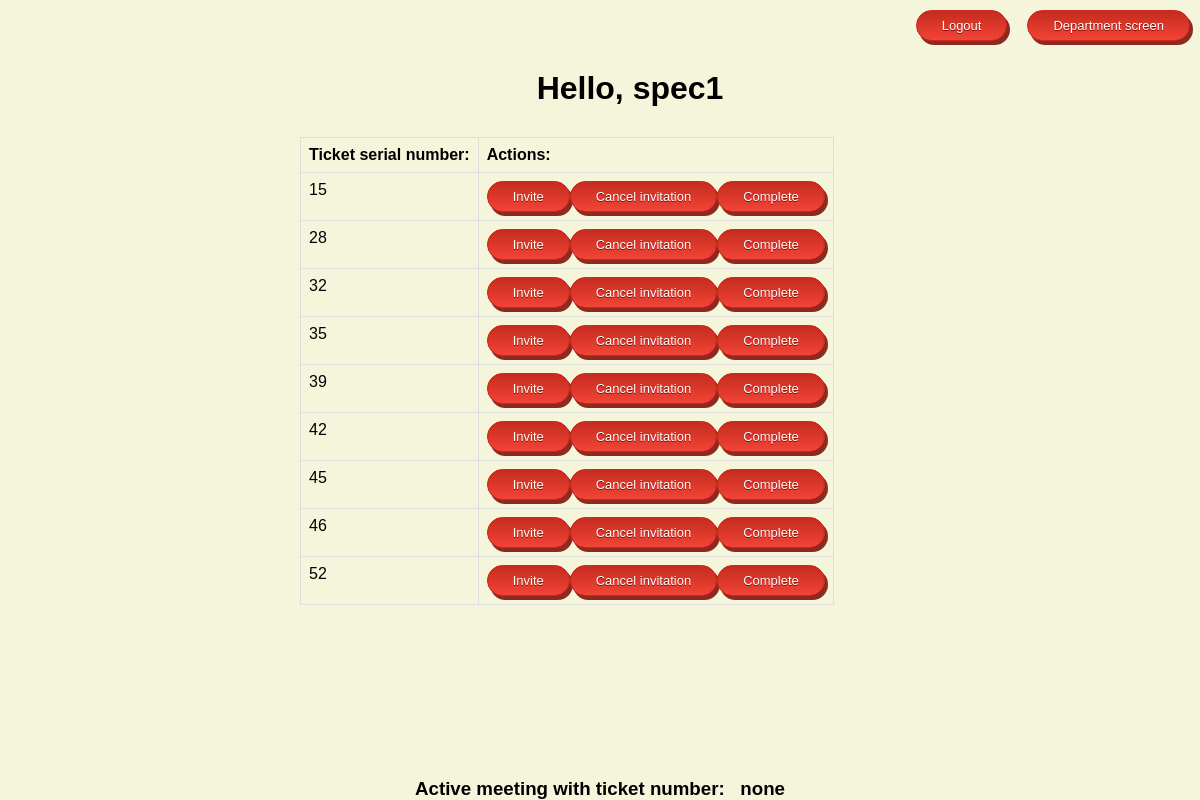
Screenshot of /admin/ (signed in) with the database file from the repository.
### tables this page shows
CREATE TABLE `specialists` (
  `number` int(11) NOT NULL AUTO_INCREMENT,
  `spec_1` int(11) DEFAULT NULL,
  `spec_2` int(11) DEFAULT NULL,
  `spec_3` int(11) DEFAULT NULL,
  `serial_number` int(11) DEFAULT NULL,
  `spec_1_active` int(11) DEFAULT NULL,
  `spec_2_active` int(11) DEFAULT NULL,
  `spec_3_active` int(11) DEFAULT NULL,
  PRIMARY KEY (`number`),
  KEY `serial_number_idx` (`serial_number`),
  CONSTRAINT `serial_number` FOREIGN KEY (`serial_number`) REFERENCES `customers` (`serial_number`) ON DELETE CASCADE
);

### admin/index.php (the view, shortened to what this page needs)
<?php require_once('../includes/config.php') ?>
<!DOCTYPE html>
<html lang="en">
<head>
    <link rel="stylesheet" href="<?php echo DIR ?>css/adminIndex.css">
    <link rel="stylesheet" href="<?php echo DIR ?>css/button.css">
</head>
    <body>
        <nav>
            <a class="button" href="department.php" target="_blank" rel="noopener noreferrer">Department screen</a>
            <a class="button" href="<?php echo ADMIN; ?>?logout">Logout</a>
        </nav>
        <h1>Hello, <?php echo $_SESSION['user'] ?></h1>
        <main>
            <?php
                if($_SESSION['user'] == 'spec1') {
                    $specActive = 'spec_1_active';
                };
                $sql = "SELECT serial_number, $specActive FROM specialists WHERE $specActive IS NOT NULL;";
                $result = mysqli_query($conn, $sql);
                if (mysqli_num_rows($result) > 0) {
                    $displayButtons = 'display: none;';
                    while($row = mysqli_fetch_assoc($result)) {
                        $isActive = $row['serial_number'];
                    }
                } else {
                    $displayButtons = "";
                    $isActive = 'none';
                }
            ?>
            <table>
                <tr>
                    <th>Ticket serial number:</th>
                    <th>Actions:</th>
                </tr>
                <?php
                    if($_SESSION['user'] == 'spec1') {
                        $specialist = 'spec_1';
                        $specActive = 'spec_1_active';
                    };
                    $sql = "SELECT $specialist FROM specialists WHERE $specialist IS NOT NULL;";
                    $result = mysqli_query($conn, $sql);
                    if (mysqli_num_rows($result) > 0) {
                        while($row = mysqli_fetch_assoc($result)) {
                            echo "<tr>
                                    <td>" . $row["$specialist"] ."</td>
                                    <td>
                                        <form action='../includes/functions.php' method='post'><input style='$displayButtons' class='button' type='submit' name='invate' value='Invite'><input class='button' type='submit' name='cancelInvitation' value='Cancel invitation'><input class='button' type='submit' name='deleteTicket' value='Complete'>
                                            <input type='hidden' name='ticketNumber' value='". $row["$specialist"] ."'>
                                            <input type='hidden' name='specActive' value='". $specActive ."'></form>
                                    </td>
                                </tr>";
                        }
                    } else {
                        echo "<tr>
                                <td>there are none customers</td>
                                <td></td>
                            <tr>";
                    }
                ?>
            </table>
            <h3>Active meeting with ticket number: &nbsp; <?php echo $isActive ?></h3>
        </main>
    </body>
</html>

### css/adminIndex.css (style rules this page uses)
body, body * { margin: 0; padding: 0; vertical-align: top; box-sizing: border-box; font-family: 'Gill Sans', 'Gill Sans MT', 'Calibri', 'Trebuchet MS', sans-serif; background-color: beige; }
main { width: 100%; margin-bottom: 50px; }
nav { display: block; width: 100%; height: 40px; }
nav > a { margin: 10px; float: right; }
h1 { display: block; width: 100%; text-align: center; margin: 30px 30px; }
table { display: block; width: 600px; margin-left: calc((100% - 600px)/2); text-align: center; border-collapse: collapse; }
tr, th, td { border: 1px solid #dddddd; text-align: left; padding: 8px; }
tr:nth-child(even) { background-color: #bebdbd; }
h3 { position: fixed; bottom: 0; left: 0; width: 100%; background-color: beige; text-align: center; margin-top: 10px; }

### css/button.css (style rules this page uses)
button, .button { box-shadow: 3px 4px 0px 0px #8a2a21; background:linear-gradient(to bottom, #c62d1f 5%, #f24437 100%); background-color:#c62d1f; border-radius:18px; border:1px solid #d02718; display:inline-block; cursor:pointer; color:#fff; font-family:Arial; font-size:13px; padding:7px 25px; text-decoration:none; text-shadow:0px 1px 0px #810e05; }

### rows the page displays
specialists: spec_1 "15"
specialists: spec_1 "28"
specialists: spec_1 "32"
specialists: spec_1 "35"
specialists: spec_1 "39"
specialists: spec_1 "42"
specialists: spec_1 "45"
specialists: spec_1 "46"
specialists: spec_1 "52"

### other values shown
$_SESSION['user'] "spec1"
$isActive "none"
